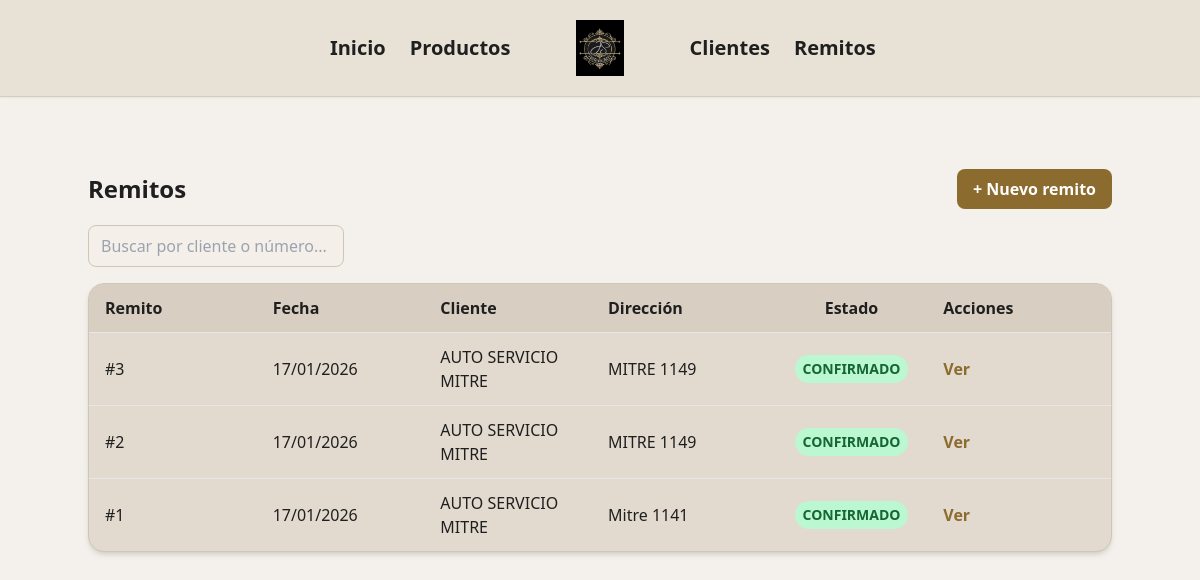
/remitos/, run on an earlier commit of the app's database.
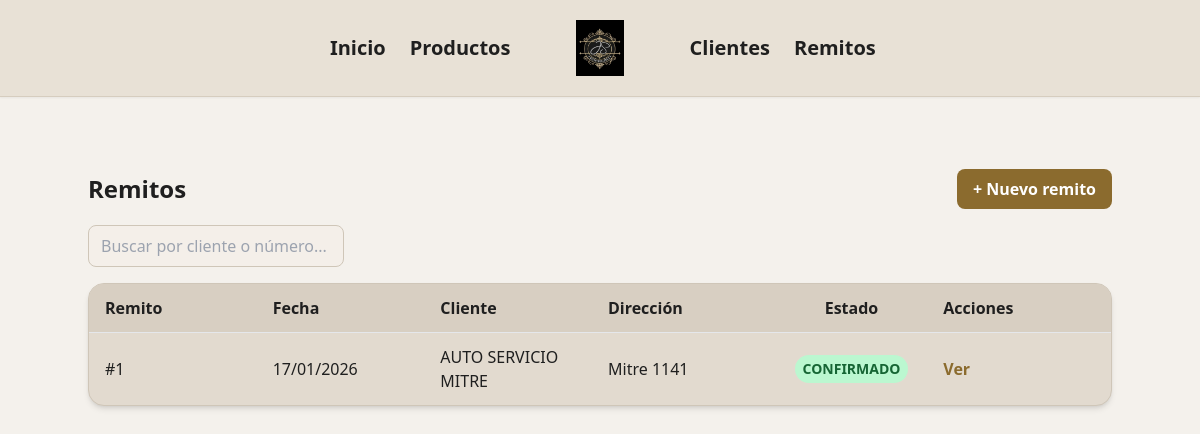
And on a later commit of the database.
### jsdistribucionesapp/remitos/models.py (models this page shows)
class Remito(db.Model):
    __tablename__ = "remitos"
    rid = db.Column(db.Integer, primary_key = True)
    fecha = db.Column(db.Date, default=date.today)
    direccion_entrega = db.Column(db.String(200))
    observaciones = db.Column(db.Text)
    estado = db.Column(db.String(20), default="BORRADOR", nullable=False)
    cliente_id = db.Column(
        db.Integer,
        db.ForeignKey('clientes.cid'),
        nullable=False
    )
    items = db.relationship(
    'Remito_item',
    backref='remito',
    cascade='all, delete-orphan'
    )
    cliente = db.relationship('Cliente')

### jsdistribucionesapp/clientes/models.py (models this page shows)
class Cliente(db.Model):
    __tablename__ = 'clientes'
    cid = db.Column(db.Integer, primary_key=True)
    nombre = db.Column(db.String, nullable=False)
    direccion = db.Column(db.String)
    telefono = db.Column(db.String, nullable=False)
    email = db.Column(db.String)
    cuit = db.Column(db.String)
    activo = db.Column(db.Boolean, default=True)

### jsdistribucionesapp/remitos/routes.py (the view)
@remitos.route('/')
def index():
    remitos = (
        Remito.query
        .options(joinedload(Remito.cliente))
        .order_by(Remito.rid.desc())
        .all()
    )
    return render_template('remitos/index.html', remitos=remitos)

### jsdistribucionesapp/remitos/templates/remitos/index.html
{% extends "base.html" %}
{% block content %}
<div class="max-w-5xl mx-auto mt-6">
  <div class="flex justify-between items-center mb-4">
    <h1 class="text-2xl font-bold text-[#1F1F1F]">Remitos</h1>
    <a href="{{ url_for('remitos.agregar') }}"
       class="bg-[#8B6B2E] text-white px-4 py-2 rounded-lg
              font-semibold hover:bg-[#755824] transition">
      + Nuevo remito
    </a>
  </div>
  <input type="text"
         placeholder="Buscar por cliente o número..."
         class="mb-4 w-64 px-3 py-2 rounded-lg
                border border-[#CFC6B8]
                bg-[#F4EFE9]
                focus:outline-none focus:ring-2 focus:ring-[#8B6B2E]">
  <div class="bg-[#E2DACF] border border-[#CFC6B8]
              rounded-2xl shadow-md overflow-hidden">
    <div class="grid grid-cols-6 gap-4 px-4 py-3
                font-semibold bg-[#D8CFC2] border-b sticky top-0">
      <span>Remito</span>
      <span>Fecha</span>
      <span>Cliente</span>
      <span>Dirección</span>
      <span class="text-center">Estado</span>
      <span>Acciones</span>
    </div>
    <div class="max-h-[450px] overflow-y-auto divide-y">
      {% for remito in remitos %}
      <div class="grid grid-cols-6 gap-4 items-center
                  px-4 py-3 hover:bg-[#EFE9E1]">
        <span>#{{ remito.rid }}</span>
        <span>{{ remito.fecha.strftime('%d/%m/%Y') }}</span>
        <span>{{ remito.cliente.nombre if remito.cliente else '-' }}</span>
        <span>{{ remito.direccion_entrega or '-' }}</span>
        <div class="flex justify-center">
          <span class="inline-flex items-center justify-center
                      px-2 py-1 rounded-full text-sm font-semibold
                      {% if remito.estado == 'CONFIRMADO' %}
                        bg-green-200 text-green-800
                      {% else %}
                        bg-yellow-200 text-yellow-800
                      {% endif %}
          ">
            {{ remito.estado }}
          </span>
      </div>
        <a href="{{ url_for('remitos.ver', id=remito.rid) }}"
           class="text-[#8B6B2E] font-semibold hover:underline">
          Ver
        </a>
      </div>
      {% endfor %}
    </div>
  </div>
</div>
{% endblock %}

What changed in the data, as far as the page shows it:
removed Remito: rid "3", fecha "17/01/2026", cliente "AUTO SERVICIO MITRE", direccion_entrega "MITRE 1149", estado "CONFIRMADO"
removed Remito: rid "2", fecha "17/01/2026", cliente "AUTO SERVICIO MITRE", direccion_entrega "MITRE 1149", estado "CONFIRMADO"
